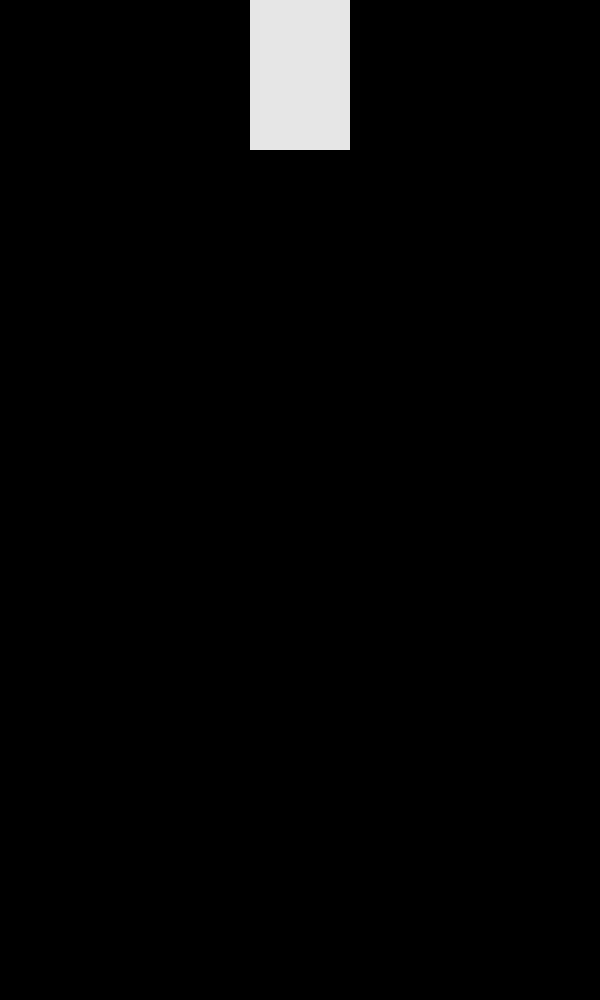
Frame 1 (no input)
Frame 60 (the mouse pressed at the canvas centre just before this capture): identical to frame 1, image omitted
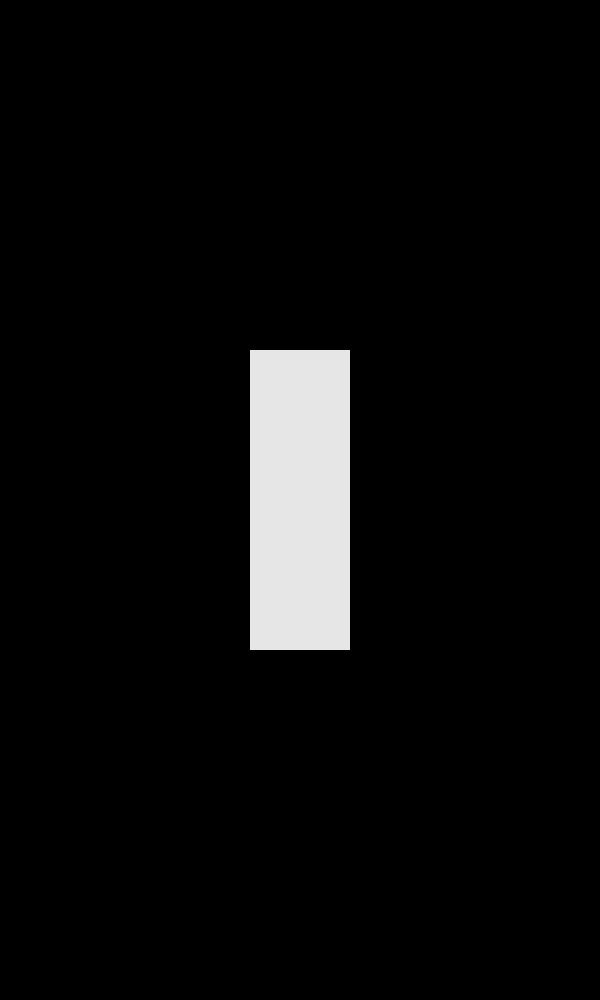
Frame 120 (the mouse held since frame 60 and released just before this capture)

The Processing sketch that drew these frames (run headless with seeded random() and noise(); from frame 60 on, the mouse is pressed at the canvas centre):

// Processing sketch: opdracht_answer_step1
// ── opdracht_answer_step1.pde
void setup() {
  size(600, 1000);
}

void draw() {
  background(0);
  
  noStroke();
  fill(230);
  rect(width / 2 - 50, mouseY - 150, 100, 300);
}
